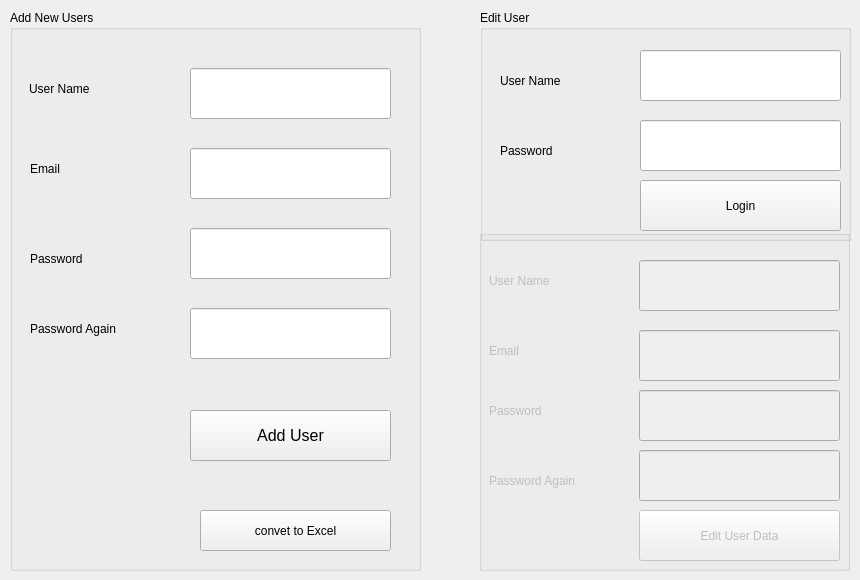
    <widget class="QWidget" name="tab_3">
     <attribute name="title">
      <string>Page</string>
     </attribute>
     <widget class="QGroupBox" name="groupBox">
      <property name="geometry">
       <rect>
        <x>10</x>
        <y>10</y>
        <width>411</width>
        <height>561</height>
       </rect>
      </property>
      <property name="title">
       <string>Add New Users</string>
      </property>
      <widget class="QLineEdit" name="lineEdit_10">
       <property name="geometry">
        <rect>
         <x>180</x>
         <y>58</y>
         <width>201</width>
         <height>51</height>
        </rect>
       </property>
      </widget>
      <widget class="QLineEdit" name="lineEdit_11">
       <property name="geometry">
        <rect>
         <x>180</x>
         <y>138</y>
         <width>201</width>
         <height>51</height>
        </rect>
       </property>
      </widget>
      <widget class="QLineEdit" name="lineEdit_12">
       <property name="geometry">
        <rect>
         <x>180</x>
         <y>218</y>
         <width>201</width>
         <height>51</height>
        </rect>
       </property>
      </widget>
      <widget class="QLineEdit" name="lineEdit_13">
       <property name="geometry">
        <rect>
         <x>180</x>
         <y>298</y>
         <width>201</width>
         <height>51</height>
        </rect>
       </property>
      </widget>
      <widget class="QLabel" name="label_16">
       <property name="geometry">
        <rect>
         <x>19</x>
         <y>58</y>
         <width>131</width>
         <height>41</height>
        </rect>
       </property>
       <property name="text">
        <string>User Name</string>
       </property>
      </widget>
      <widget class="QLabel" name="label_17">
       <property name="geometry">
        <rect>
         <x>20</x>
         <y>138</y>
         <width>131</width>
         <height>41</height>
        </rect>
       </property>
       <property name="text">
        <string>Email</string>
       </property>
      </widget>
      <widget class="QLabel" name="label_18">
       <property name="geometry">
        <rect>
         <x>20</x>
         <y>228</y>
         <width>131</width>
         <height>41</height>
        </rect>
       </property>
       <property name="text">
        <string>Password</string>
       </property>
      </widget>
      <widget class="QLabel" name="label_19">
       <property name="geometry">
        <rect>
         <x>20</x>
         <y>298</y>
         <width>131</width>
         <height>41</height>
        </rect>
       </property>
       <property name="text">
        <string>Password Again</string>
       </property>
      </widget>
      <widget class="QPushButton" name="pushButton_12">
       <property name="geometry">
        <rect>
         <x>180</x>
         <y>400</y>
         <width>201</width>
         <height>51</height>
        </rect>
       </property>
       <property name="font">
        <font>
         <pointsize>12</pointsize>
        </font>
       </property>
       <property name="text">
        <string>Add User</string>
       </property>
      </widget>
      <widget class="QLabel" name="label_4">
       <property name="geometry">
        <rect>
         <x>20</x>
         <y>360</y>
         <width>361</width>
         <height>31</height>
        </rect>
       </property>
       <property name="text">
        <string/>
       </property>
      </widget>
      <widget class="QPushButton" name="pushButton_26">
       <property name="geometry">
        <rect>
         <x>190</x>
         <y>500</y>
         <width>191</width>
         <height>41</height>
        </rect>
       </property>
       <property name="text">
        <string>convet to Excel</string>
       </property>
      </widget>
     </widget>
     <widget class="QGroupBox" name="groupBox_2">
      <property name="geometry">
       <rect>
        <x>480</x>
        <y>10</y>
        <width>371</width>
        <height>231</height>
       </rect>
      </property>
      <property name="title">
       <string>Edit User</string>
      </property>
      <widget class="QGroupBox" name="groupBox_3">
       <property name="geometry">
        <rect>
         <x>490</x>
         <y>110</y>
         <width>391</width>
         <height>561</height>
        </rect>
       </property>
       <property name="title">
        <string>GroupBox</string>
       </property>
      </widget>
      <widget class="QLineEdit" name="lineEdit_22">
       <property name="geometry">
        <rect>
         <x>160</x>
         <y>40</y>
         <width>201</width>
         <height>51</height>
        </rect>
       </property>
      </widget>
      <widget class="QLineEdit" name="lineEdit_28">
       <property name="geometry">
        <rect>
         <x>160</x>
         <y>110</y>
         <width>201</width>
         <height>51</height>
        </rect>
       </property>
      </widget>
      <widget class="QPushButton" name="pushButton_16">
       <property name="geometry">
        <rect>
         <x>160</x>
         <y>170</y>
         <width>201</width>
         <height>51</height>
        </rect>
       </property>
       <property name="text">
        <string>Login</string>
       </property>
      </widget>
      <widget class="QLabel" name="label_32">
       <property name="geometry">
        <rect>
         <x>20</x>
         <y>50</y>
         <width>131</width>
         <height>41</height>
        </rect>
       </property>
       <property name="text">
        <string>User Name</string>
       </property>
      </widget>
      <widget class="QLabel" name="label_33">
       <property name="geometry">
        <rect>
         <x>20</x>
         <y>120</y>
         <width>131</width>
         <height>41</height>
        </rect>
       </property>
       <property name="text">
        <string>Password</string>
       </property>
      </widget>
     </widget>
     <widget class="QGroupBox" name="groupBox_5">
      <property name="enabled">
       <bool>false</bool>
      </property>
      <property name="geometry">
       <rect>
        <x>479</x>
        <y>230</y>
        <width>371</width>
        <height>341</height>
       </rect>
      </property>
      <property name="title">
       <string/>
      </property>
      <widget class="QLabel" name="label_27">
       <property name="geometry">
        <rect>
         <x>10</x>
         <y>160</y>
         <width>131</width>
         <height>41</height>
        </rect>
       </property>
       <property name="text">
        <string>Password</string>
       </property>
      </widget>
      <widget class="QLabel" name="label_24">
       <property name="geometry">
        <rect>
         <x>10</x>
         <y>230</y>
         <width>131</width>
         <height>41</height>
        </rect>
       </property>
       <property name="text">
        <string>Password Again</string>
       </property>
      </widget>
      <widget class="QLineEdit" name="lineEdit_20">
       <property name="geometry">
        <rect>
         <x>160</x>
         <y>100</y>
         <width>201</width>
         <height>51</height>
        </rect>
       </property>
      </widget>
      <widget class="QLineEdit" name="lineEdit_18">
       <property name="geometry">
        <rect>
         <x>160</x>
         <y>30</y>
         <width>201</width>
         <height>51</height>
        </rect>
       </property>
      </widget>
      <widget class="QLabel" name="label_25">
       <property name="geometry">
        <rect>
         <x>10</x>
         <y>100</y>
         <width>131</width>
         <height>41</height>
        </rect>
       </property>
       <property name="text">
        <string>Email</string>
       </property>
      </widget>
      <widget class="QLineEdit" name="lineEdit_21">
       <property name="geometry">
        <rect>
         <x>160</x>
         <y>220</y>
         <width>201</width>
         <height>51</height>
        </rect>
       </property>
      </widget>
      <widget class="QLabel" name="label_26">
       <property name="geometry">
        <rect>
         <x>10</x>
         <y>30</y>
         <width>131</width>
         <height>41</height>
        </rect>
       </property>
       <property name="text">
        <string>User Name</string>
       </property>
      </widget>
      <widget class="QLineEdit" name="lineEdit_19">
       <property name="geometry">
        <rect>
         <x>160</x>
         <y>160</y>
         <width>201</width>
         <height>51</height>
        </rect>
       </property>
      </widget>
      <widget class="QPushButton" name="pushButton_14">
       <property name="geometry">
        <rect>
         <x>160</x>
         <y>280</y>
         <width>201</width>
         <height>51</height>
        </rect>
       </property>
       <property name="text">
        <string>Edit User Data</string>
       </property>
      </widget>
     </widget>
    </widget>
